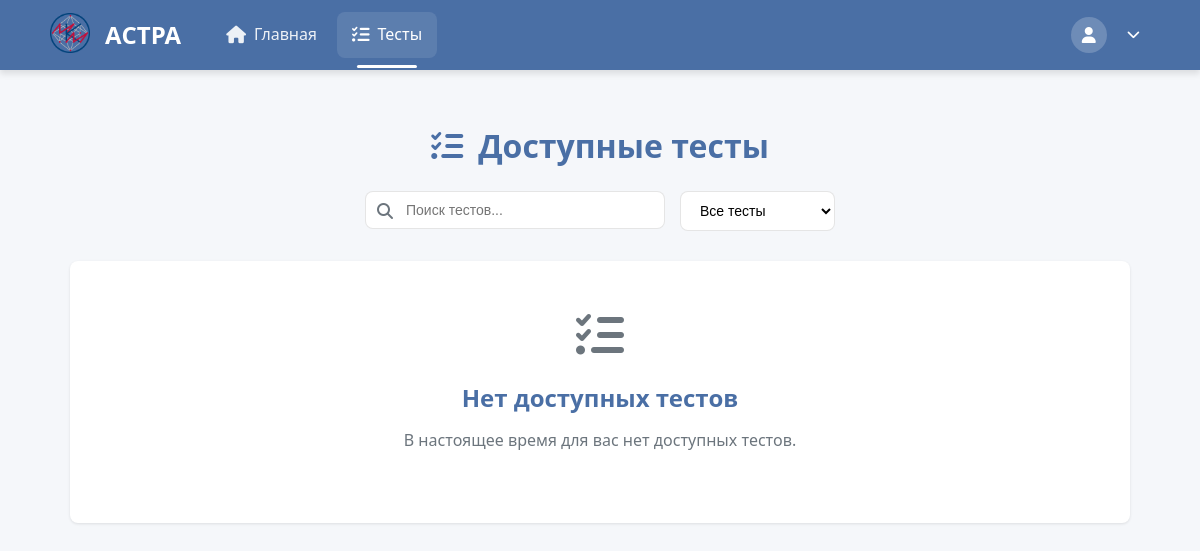
/TestsSolving/ (signed in), run on an earlier commit of the app's database.
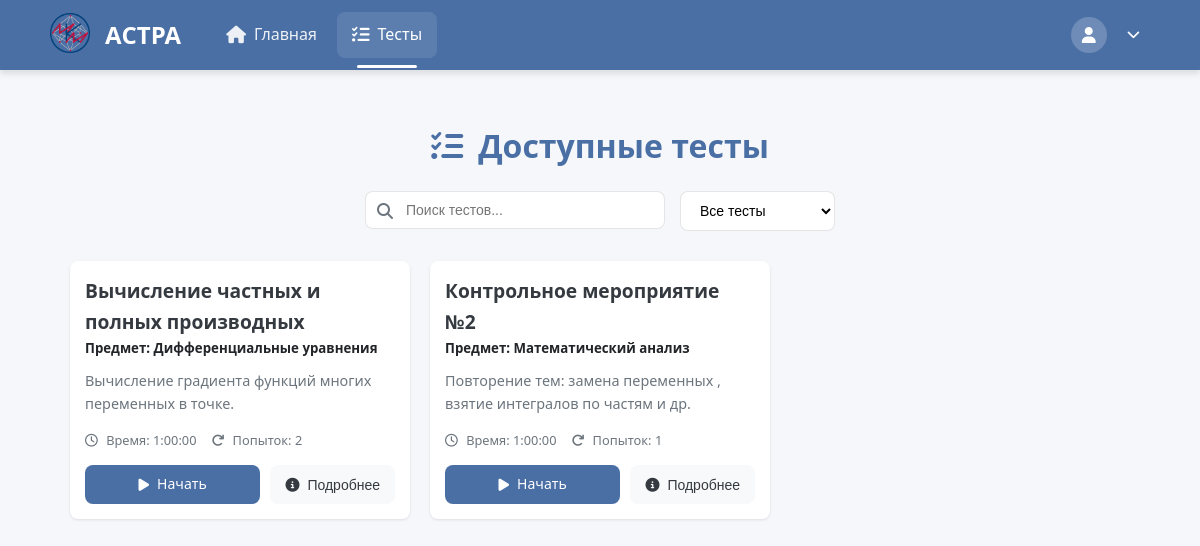
And on a later commit of the database.
### create_tests/models.py (models this page shows, shortened)
class AboutTest(models.Model):
    objects = None
    name_tests = models.CharField(max_length=255, blank=False)  # Название теста
    creator = models.ForeignKey(TeacherData, on_delete=models.PROTECT, null=True, blank=True, related_name='created_tests') # Создатель теста
    time_to_solution = models.DurationField(default=timedelta(hours=1, minutes=30))
    name_slug_tests = models.SlugField(max_length=255, unique=True, db_index=True, verbose_name="URL")  # Слаг имени
    num_of_attempts = models.IntegerField(blank=True, default=1)  # Количество попыток для решения
    type_of_result = models.IntegerField(blank=True, default=1)  # Тип возвращаемого результата
    description = models.CharField(max_length=150, default="", blank=True)
    is_published = models.IntegerField(default=0)
    is_done = models.IntegerField(default=1)
    is_draft = models.BooleanField(default=False)
    subj = models.ForeignKey(Subjects,
                             on_delete=models.PROTECT,
                             default=1)
    expressions = models.ManyToManyField(AboutExpressions)

class Subjects(models.Model):
    name = models.CharField(max_length=100, unique=True, default="Другое")
    def __str__(self):
        return self.name

### solving_tests/views.py (the view)
# urls.py: path('', views.list_test, name='list_test'),
@login_required
@role_required(['student', 'admin'])
def list_test(request):
    user = request.user
    try:
        student = StudentData.objects.get(data_map=user)
        student_group = student.group
        all_tests = AboutTest.objects.filter(publishedgroup__group_name=student_group).distinct()
        tests_with_attempts = []
        for test in all_tests:
            attempts = StudentResult.objects.filter(student=user, test=test).count()
            if attempts < test.num_of_attempts:
                tests_with_attempts.append({
                    'test': test,
                    'remaining_attempts': test.num_of_attempts - attempts
                })
    except StudentData.DoesNotExist:
        tests_with_attempts = []
    return render(request, 'solving_tests/test_selection.html', {
        'tests': tests_with_attempts
    })

### users/context_processors.py (called while the page is built)
def user_role(request):
    if request.user.is_authenticated:
        return {'user_role': request.user.role}
    return {}

### solving_tests/templates/solving_tests/test_selection.html (shortened to what this page needs)
{% extends 'solving_tests/header.html' %}
{% load static %}
{% block extra_css %}
    <link rel="stylesheet" href="{% static 'css/test_selection.css' %}">
    <link rel="stylesheet" href="https://cdnjs.cloudflare.com/ajax/libs/font-awesome/6.4.0/css/all.min.css">
{% endblock %}
{% block content %}
<div class="test-selection-container">
    <div class="page-header">
        <h1><i class="fas fa-tasks"></i> Доступные тесты</h1>
        <div class="search-filter">
            <div class="search-box">
                <i class="fas fa-search"></i>
                <input type="text" id="testSearch" placeholder="Поиск тестов...">
            </div>
            <div class="filter-box">
                <select id="testFilter">
                    <option value="all">Все тесты</option>
                </select>
            </div>
        </div>
    </div>
    <div class="tests-grid">
        {% for item in tests %}
            {% with test=item.test %}
                <div class="test-card" data-id="{{ test.id }}" data-completed="{% if test.completed %}true{% else %}false{% endif %}" data-new="{% if test.is_new %}true{% else %}false{% endif %}">
                    <div class="test-body">
                        <h3 class="test-title">
                            <a href="{% url 'solving_tests:some_test_for_student' slug_name=test.name_slug_tests %}">{{ test.name_tests }}</a>
                        </h3>
                        <h5>Предмет: {{ test.subj }}</h5>
                        {% if test.description %}
                            <p class="test-description">{{ test.description|truncatechars:150 }}</p>
                        {% endif %}
                        <div class="test-meta">
                            <span><i class="far fa-clock"></i> Время: {{ test.time_to_solution }}</span>
                            <span><i class="fas fa-redo"></i>
                                {% if test.num_of_attempts == 0 %}
                                    Количество попыток не ограниченно
                                {% else %}
                                    Попыток: {{ item.remaining_attempts }}
                                {% endif %}
                            </span>
                        </div>
                    </div>
                    <div class="test-footer">
                        <a href="{% url 'solving_tests:some_test_for_student' slug_name=test.name_slug_tests %}" class="btn start-btn">
                            {% if test.completed %}
                            <i class="fas fa-redo"></i> Повторить
                            {% else %}
                            <i class="fas fa-play"></i> Начать
                            {% endif %}
                        </a>
                        <button class="btn info-btn" data-test-id="{{ test.id }}">
                            <i class="fas fa-info-circle"></i> Подробнее
                        </button>
                    </div>
                </div>
            {% endwith %}
        {% empty %}
            <div class="empty-state">
                <i class="fas fa-tasks fa-3x"></i>
                <h3>Нет доступных тестов</h3>
                <p>В настоящее время для вас нет доступных тестов.</p>
            </div>
        {% endfor %}
    </div>
</div>
{% endblock %}

### solving_tests/templates/solving_tests/header.html (shortened to what this page needs)
<!DOCTYPE html>
<html lang="ru">
<head>
    {% load static %}
    <link rel="stylesheet" href="{% static 'css/header.css' %}">
    <link rel="stylesheet" href="https://cdnjs.cloudflare.com/ajax/libs/font-awesome/6.4.0/css/all.min.css">
    {% block extra_css %}{% endblock %}
</head>
<body>
<header class="app-header">
    <div class="header-container">
        <div class="header-brand">
            <span class="logo-icon">
                <img src="{% static 'images/logo.png' %}" alt="" style="width: 40px; height: 40px;">
            </span>
            <h2><span class="logo-text">АСТРА</span></h2>
        </div>
        <nav class="main-nav">
            <ul class="nav-list">
                {% if user.role == "student" %}
                    <li class="nav-item">
                        <a href="/Home/" class="nav-link {% if request.path == '/Home/' %}active{% endif %}">
                            <i class="fas fa-home"></i>
                            <span>Главная</span>
                        </a>
                    </li>
                    <li class="nav-item">
                        <a href="/TestsSolving/" class="nav-link {% if '/TestsSolving/' in request.path %}active{% endif %}">
                            <i class="fas fa-tasks"></i>
                            <span>Тесты</span>
                        </a>
                    </li>
                {% endif %}
            </ul>
        </nav>
        <div class="user-controls">
            <div class="profile-dropdown">
                <button class="profile-btn" id="profileBtn">
                    <div class="avatar"><i class="fas fa-user"></i></div>
                    <i class="fas fa-chevron-down"></i>
                </button>
            </div>
        </div>
    </div>
</header>
<main class="app-main">
    {% block content %}{% endblock %}
</main>
</body>
</html>

### create_tests/static/css/header.css (style rules this page uses)
:root { --primary-color: #4a6fa5; --primary-hover: #3a5a8a; --secondary-color: #6c757d; --success-color: #28a745; --danger-color: #dc3545; --warning-color: #ffc107; --info-color: #17a2b8; --light-color: #f8f9fa; --dark-color: #343a40; --text-light: #ffffff; --text-dark: #212529; --border-color: rgba(0, 0, 0, 0.1); --shadow-sm: 0 1px 3px rgba(0, 0, 0, 0.1); --shadow-md: 0 4px 6px rgba(0, 0, 0, 0.1); --shadow-lg: 0 10px 15px rgba(0, 0, 0, 0.1); --transition: all 0.3s ease; --border-radius: 8px; }
* { margin: 0; padding: 0; box-sizing: border-box; }
body { font-family: 'Segoe UI', Tahoma, Geneva, Verdana, sans-serif; line-height: 1.6; color: var(--text-dark); background-color: #f5f7fa; padding-top: 70px; }
.app-header { position: fixed; top: 0; left: 0; right: 0; height: 70px; background-color: var(--primary-color); color: var(--text-light); box-shadow: var(--shadow-md); z-index: 1000; }
.header-container { display: flex; justify-content: space-between; align-items: center; height: 100%; max-width: 95%; margin: 0 auto; padding: 0 20px; }
.header-brand { display: flex; align-items: center; gap: 15px; }
.nav-link.active, .mobile-nav-link.active { background-color: rgba(255, 255, 255, 0.1); color: var(--text-light); position: relative; }
.nav-link.active::after { content: ''; position: absolute; bottom: -10px; left: 50%; transform: translateX(-50%); width: 60%; height: 3px; background-color: var(--text-light); border-radius: 3px; }
.logo-icon { font-size: 3rem; color: #ffd700; }
.logo-text { size 500px; }
.main-nav { flex-grow: 1; margin: 0 30px; }
.nav-list { display: flex; list-style: none; gap: 5px; }
.nav-item { position: relative; }
.nav-link { display: flex; align-items: center; padding: 10px 15px; color: rgba(255, 255, 255, 0.9); text-decoration: none; border-radius: var(--border-radius); transition: var(--transition); gap: 8px; font-weight: 500; }
.nav-link i { font-size: 1.1rem; }
.nav-link:hover, .nav-link.active { background-color: rgba(255, 255, 255, 0.1); color: var(--text-light); }
.user-controls { display: flex; align-items: center; gap: 15px; }
.profile-dropdown { position: relative; }
.profile-btn { display: flex; align-items: center; background: none; border: none; color: var(--text-light); cursor: pointer; gap: 10px; padding: 5px 10px; border-radius: 20px; transition: var(--transition); }
.avatar { width: 36px; height: 36px; border-radius: 50%; background-color: rgba(255, 255, 255, 0.2); display: flex; align-items: center; justify-content: center; font-size: 1rem; }
.app-main { min-height: calc(100vh - 70px); padding: 20px; max-width: 95%; margin: 0 auto; }

What changed in the data, as far as the page shows it:
now on this page (row edited): AboutTest: test.name_tests "Вычисление частных и полных производных", test.subj "Дифференциальные уравнения", test.description "Вычисление градиента функций многих переменных в точке.", test.time_to_solution "1:00:00", remaining_attempts "2"
now on this page (row edited): AboutTest: test.name_tests "Контрольное мероприятие №2", test.subj "Математический анализ", test.description "Повторение тем: замена переменных , взятие интегралов по частям и др.", test.time_to_solution "1:00:00", remaining_attempts "1"
Also different on the page:
text no longer shown: "Нет доступных тестов В настоящее время для вас нет доступных тестов."
